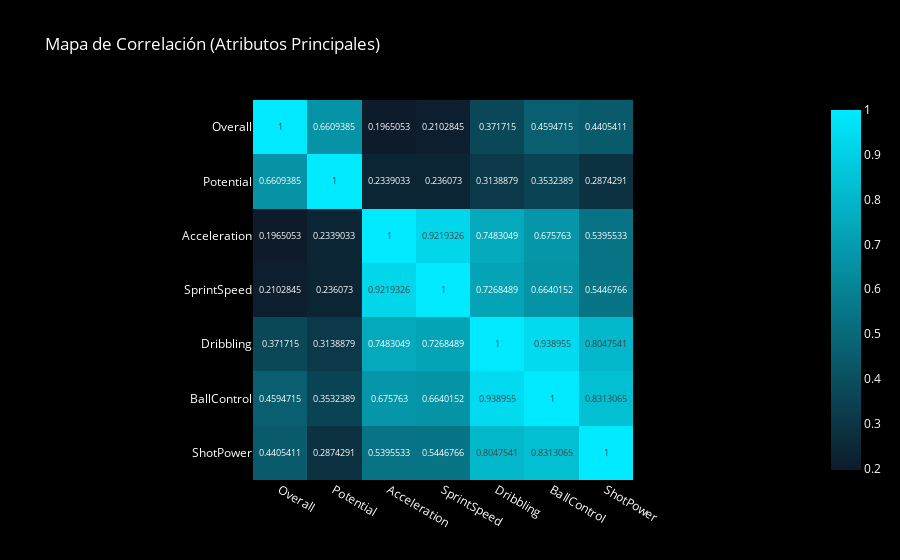

Notebook source saved alongside this figure:
### Markdown cell above
### 4. Heatmap de correlación de atributos principales

### Code cell
import plotly.express as px

subset = df[[
    "Overall", "Potential", "Acceleration", "SprintSpeed",
    "Dribbling", "BallControl", "ShotPower"
]]

corr = subset.corr()

fig = px.imshow(
    corr,
    text_auto=True,
    title="Mapa de Correlación (Atributos Principales)",
    color_continuous_scale=["#0d1b2a", "#00eaff"],  # azul profundo → neón
    template="plotly_dark"
)

fig.update_layout(
    font=dict(color="white"),
    plot_bgcolor="black",
    paper_bgcolor="black"
)

fig.show()

### Figure 1 — Plotly figure (JSON) as saved in the notebook; plotly's stock layout.template omitted (floating-point values rounded to 4 significant figures)
{"data": [{"coloraxis": "coloraxis", "hovertemplate": "x: %{x}<br>y: %{y}<br>color: %{z}<extra></extra>", "name": "0", "texttemplate": "%{z}", "type": "heatmap", "x": ["Overall", "Potential", "Acceleration", "SprintSpeed", "Dribbling", "BallControl", "ShotPower"], "xaxis": "x", "y": ["Overall", "Potential", "Acceleration", "SprintSpeed", "Dribbling", "BallControl", "ShotPower"], "yaxis": "y", "z": [[1.0, 0.6609, 0.1965, 0.2103, 0.3717, 0.4595, 0.4405], [0.6609, 1.0, 0.2339, 0.2361, 0.3139, 0.3532, 0.2874], [0.1965, 0.2339, 1.0, 0.9219, 0.7483, 0.6758, 0.5396], [0.2103, 0.2361, 0.9219, 1.0, 0.7268, 0.664, 0.5447], [0.3717, 0.3139, 0.7483, 0.7268, 1.0, 0.939, 0.8048], [0.4595, 0.3532, 0.6758, 0.664, 0.939, 1.0, 0.8313], [0.4405, 0.2874, 0.5396, 0.5447, 0.8048, 0.8313, 1.0]]}], "layout": {"coloraxis": {"colorscale": [[0, "#0d1b2a"], [1, "#00eaff"]]}, "font": {"color": "white"}, "paper_bgcolor": "black", "plot_bgcolor": "black", "title": {"text": "Mapa de Correlación (Atributos Principales)"}, "xaxis": {"anchor": "y", "constrain": "domain", "domain": [0, 1], "scaleanchor": "y"}, "yaxis": {"anchor": "x", "autorange": "reversed", "constrain": "domain", "domain": [0, 1]}}}
